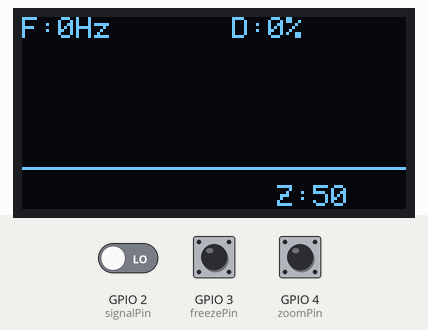
A sketch run on a simulated ESP32-C3. On the bench: 128×64 one-colour display. The inputs (shaded band) are chosen by the test bench; at power-on: GPIO 3 (freezePin) HIGH, GPIO 4 (zoomPin) HIGH, GPIO 2 (signalPin) LOW.

Above: at 1.2 s.
1.3 s: GPIO 3 (freezePin) pulled LOW for 1 s
At 3.3 s:
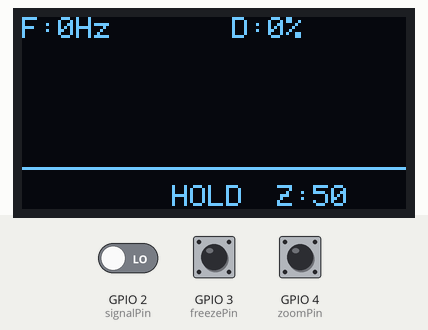
4.0 s: GPIO 3 (freezePin) pulled LOW for 0.15 s
At 5.7 s:
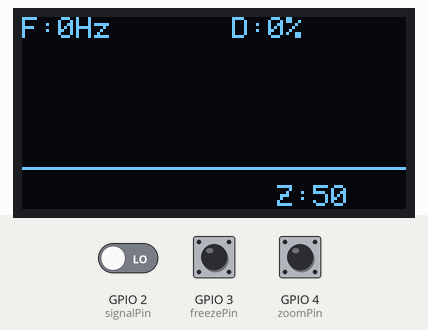
6.0 s: GPIO 4 (zoomPin) pulled LOW for 3.2 s
At 8.2 s:
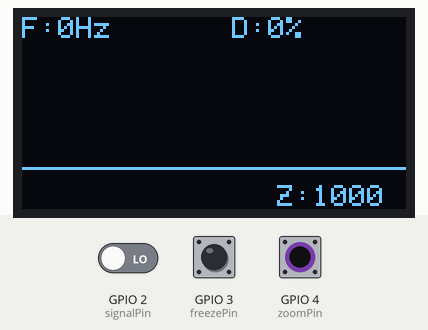
10.7 s: GPIO 2 (signalPin) driven HIGH
At 11.4 s:
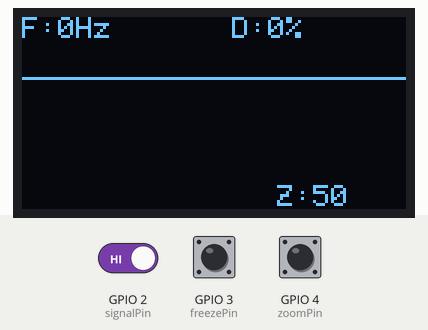
12.3 s: GPIO 4 (zoomPin) pulled LOW for 1 s
At 14.3 s:
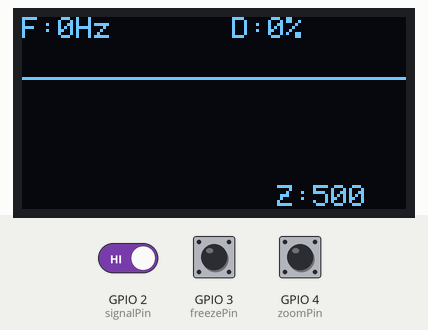
Timing chart, 0 to 15.8 s (numbered marks = the images above; inputs shaded):
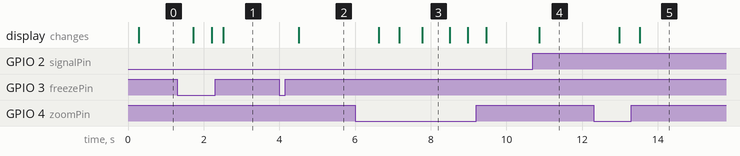

The sketch:

esp32c3_oled_oscilloscope.ino
```cpp
#include <Wire.h>
#include <Adafruit_GFX.h>
#include <Adafruit_SSD1306.h>

#define SCREEN_WIDTH 128
#define SCREEN_HEIGHT 64
#define OLED_RESET -1
void setup();
void loop();
Adafruit_SSD1306 display(SCREEN_WIDTH, SCREEN_HEIGHT, &Wire, OLED_RESET);

const int signalPin = 2;
const int freezePin = 3;
const int zoomPin = 4;

bool isFrozen = false;
int zoomSteps[] = {10, 50, 100, 500, 1000, 2000};
int zoomIdx = 1; // Starts at 50us
int values[128];

void setup()
{
  Serial.begin(115200);

  Wire.begin(8,9);

  // Pins with internal resistors
  pinMode(signalPin, INPUT_PULLDOWN);
  pinMode(freezePin, INPUT_PULLUP);
  pinMode(zoomPin, INPUT_PULLUP);

  if (!display.begin(SSD1306_SWITCHCAPVCC, 0x3C))
  {
    Serial.println("OLED failed");
    for (;;)
      ;
  }

  display.clearDisplay();
  display.display();
}

void loop()
{
  // 1. Button handling (Freeze & Zoom)
  if (digitalRead(freezePin) == LOW)
  {
    isFrozen = !isFrozen;
    delay(250); // Simple debounce
  }

  if (digitalRead(zoomPin) == LOW)
  {
    zoomIdx = (zoomIdx + 1) % 6;
    delay(250);
  }

  // 2. If not frozen, perform sampling
  if (!isFrozen)
  {
    // Measure frequency and duty cycle
    unsigned long highT = pulseIn(signalPin, HIGH, 100000);
    unsigned long lowT = pulseIn(signalPin, LOW, 100000);

    float freq = 0;
    float duty = 0;

    if (highT + lowT > 0)
    {
      freq = 1000000.0 / (highT + lowT);
      duty = (float(highT) / (highT + lowT)) * 100.0;
    }

    // Fast sampling for waveform display
    for (int i = 0; i < 128; i++)
    {
      values[i] = digitalRead(signalPin);
      delayMicroseconds(zoomSteps[zoomIdx]);
    }

    // 3. Draw on the display
    display.clearDisplay();
    display.setTextColor(SSD1306_WHITE);

    // Display frequency and duty cycle (top area)
    display.setTextSize(1);
    display.setCursor(0, 0);
    display.print("F:");
    display.print((int)freq);
    display.print("Hz");

    display.setCursor(70, 0);
    display.print("D:");
    display.print((int)duty);
    display.print("%");

    // Display zoom level (bottom right)
    display.setCursor(85, 56);
    display.print("Z:");
    display.print(zoomSteps[zoomIdx]);

    // Draw waveform (center of the screen)
    for (int i = 0; i < 127; i++)
    {
      int y1 = (values[i] == HIGH) ? 20 : 50;
      int y2 = (values[i + 1] == HIGH) ? 20 : 50;
      display.drawLine(i, y1, i + 1, y2, SSD1306_WHITE);
    }

    display.display();
  }
  else
  {
    // If frozen, just show "HOLD" without clearing the waveform
    display.fillRect(45, 56, 40, 8, SSD1306_BLACK); // Clear text area
    display.setCursor(50, 56);
    display.print("HOLD");
    display.display();
  }
}
```

Measured:
- after the input at 1.3 s, the display: changes after 0.43 s (image 1)
- after the input at 4.0 s, the display: changes after 0.51 s (image 2)
- after the input at 6.0 s, the display: first changes after 0.63 s (image 3 shows a later state)
- after the input at 10.7 s, the display: changes after 0.16 s (image 4)
- after the input at 12.3 s, the display: first changes after 0.68 s (image 5 shows a later state)
- what the display in image 3 shows lasts 0.7 s, from 7.8 s to 8.5 s
